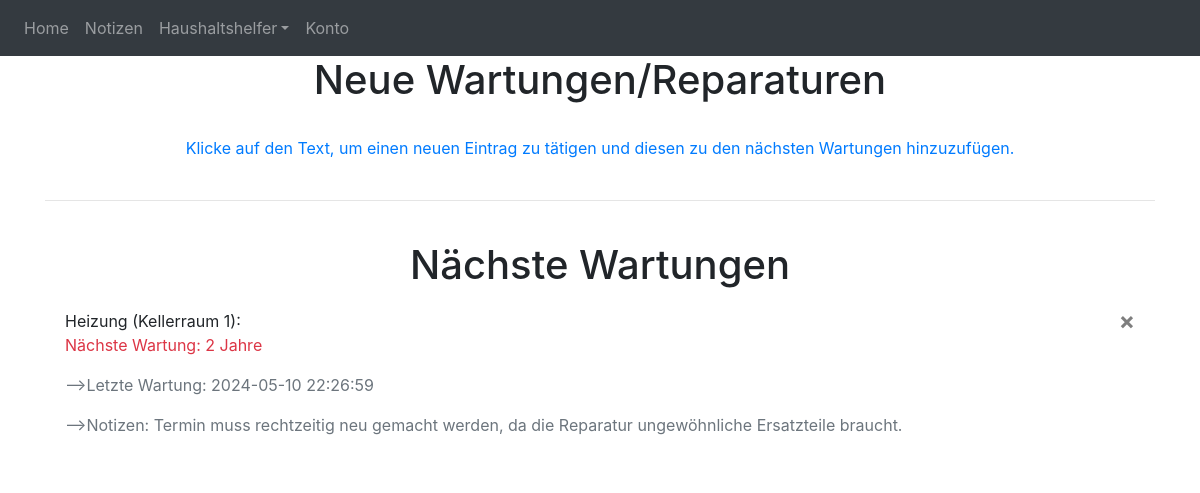
Page /repairs (signed in) on the earlier database version.
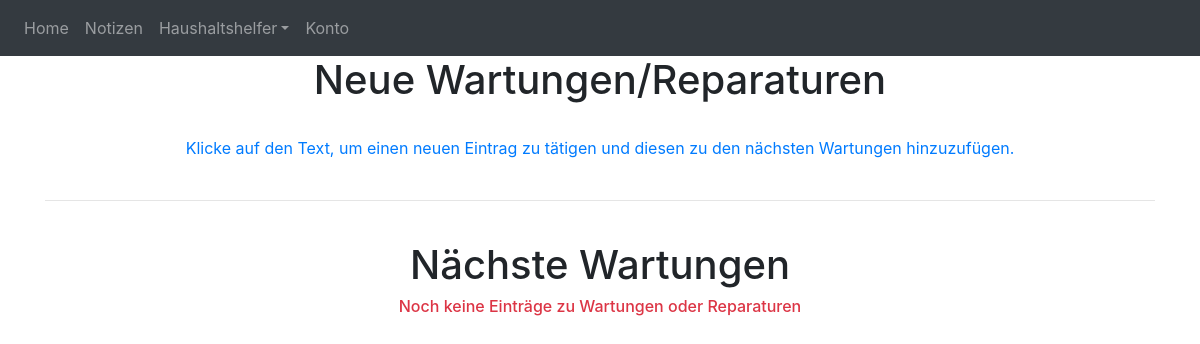
Same page on the later database version.
### website/models.py (models this page shows)
class Repair(db.Model):
    id = db.Column(db.Integer, primary_key=True)
    r_object = db.Column(db.String(150))
    location = db.Column(db.String(1500))
    last_maintenance = db.Column(db.DateTime(timezone=True), default=func.now())
    tool = db.Column(db.String(150))
    next_maintenance = db.Column(db.String(1500))
    r_note = db.Column(db.String(10000))
    user_r_id = db.Column(db.Integer, db.ForeignKey('user.id'))

### website/views.py (the view)
@views.route('/repairs', methods=["GET", "POST"])
def repairs():
    return render_template("repairs.html", user=current_user)

### website/__init__.py (called while the page is built)
def create_app():
    app = Flask(__name__)
    app.config['SECRET_KEY'] = 'heheheha hahahahe'
    app.config['SQLALCHEMY_DATABASE_URI'] = f'sqlite:///{DB_NAME}'
    db.init_app(app)
    from .views import views # Pfade werden importiert (bspw. die Startseite)
    from .auth import auth
    app.register_blueprint(views, url_prefix='/')
    app.register_blueprint(auth, url_prefix='/')
    from .models import User, Note, Repair # Tabellen der Datenbank werden importiert
    with app.app_context():
        db.create_all()
    login_manager = LoginManager()
    login_manager.login_view = 'auth.login' # Seite auf der man sich anmeldet wird angegeben
    login_manager.init_app(app)
    @login_manager.user_loader # lädt den User anhand seiner ID
    def load_user(id):
        return User.query.get(int(id))
    return app

### website/templates/repairs.html (shortened to what this page needs)
{% extends "base.html" %} {% block title %}Reparaturen{% endblock %} {% block content %}
<h1 align="center">Neue Wartungen/Reparaturen</h1>
<center><a href="/database1" class="text-primary">Klicke auf den Text, um einen neuen Eintrag zu tätigen und diesen zu den nächsten Wartungen hinzuzufügen.</a></center>
<hr class="divider">
<h1 align="center">Nächste Wartungen</h1>
{% if user.repairs %}
<ul class="list-group list-group-flush" id="repairs">
  {% for repair in user.repairs %}
  <li class="list-group-item">
    {{repair.r_object}} ({{repair.location}}):
    <button type="button" class="close" onClick="deleteRepair({{ repair.id }})">
      <span aria-hidden="true">&times;</span>
    </button>
    <p class="text-danger">Nächste Wartung: {{ repair.next_maintenance }}</p>
    <p class="text-secondary">-->Letzte Wartung: {{repair.last_maintenance}}</p>
    <p class="text-secondary">-->Notizen: {{repair.r_note}}</p>
  </li>
  {% endfor %}
</ul>
{% else %}
  <h6 align="center" class="text-danger">Noch keine Einträge zu Wartungen oder Reparaturen</h6>
{% endif %}
{% endblock %}

Differences in the rows shown:
removed Repair: r_object "Heizung", location "Kellerraum 1", next_maintenance "2 Jahre", last_maintenance "2024-05-10 22:26:59", r_note "Termin muss rechtzeitig neu gemacht werden, da die Reparatur ungewöhnliche Ersatzteile braucht."
Other differences:
text now shown: "Noch keine Einträge zu Wartungen oder Reparaturen"
